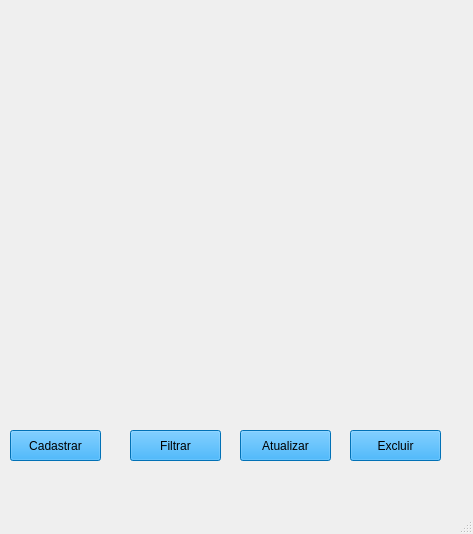
<?xml version="1.0" encoding="UTF-8"?>
<ui version="4.0">
 <class>MainWindow</class>
 <widget class="QMainWindow" name="MainWindow">
  <property name="geometry">
   <rect>
    <x>0</x>
    <y>0</y>
    <width>473</width>
    <height>534</height>
   </rect>
  </property>
  <property name="windowTitle">
   <string>MainWindow</string>
  </property>
  <widget class="QWidget" name="centralwidget">
   <widget class="QLabel" name="label">
    <property name="geometry">
     <rect>
      <x>-20</x>
      <y>-60</y>
      <width>801</width>
      <height>601</height>
     </rect>
    </property>
    <property name="text">
     <string/>
    </property>
    <property name="pixmap">
     <pixmap>../../../Projeto_final/projeto/seja bem vindo.png</pixmap>
    </property>
   </widget>
   <widget class="QPushButton" name="btn_cadastrar">
    <property name="geometry">
     <rect>
      <x>10</x>
      <y>430</y>
      <width>91</width>
      <height>31</height>
     </rect>
    </property>
    <property name="styleSheet">
     <string notr="true">background-color: rgb(2, 158, 255);</string>
    </property>
    <property name="text">
     <string>Cadastrar</string>
    </property>
   </widget>
   <widget class="QPushButton" name="btn_filtrar2">
    <property name="geometry">
     <rect>
      <x>130</x>
      <y>430</y>
      <width>91</width>
      <height>31</height>
     </rect>
    </property>
    <property name="styleSheet">
     <string notr="true">background-color: rgb(2, 158, 255);</string>
    </property>
    <property name="text">
     <string>Filtrar</string>
    </property>
   </widget>
   <widget class="QPushButton" name="btn_atualizar2">
    <property name="geometry">
     <rect>
      <x>240</x>
      <y>430</y>
      <width>91</width>
      <height>31</height>
     </rect>
    </property>
    <property name="styleSheet">
     <string notr="true">background-color: rgb(2, 158, 255);</string>
    </property>
    <property name="text">
     <string>Atualizar</string>
    </property>
   </widget>
   <widget class="QPushButton" name="btn_excluir2">
    <property name="geometry">
     <rect>
      <x>350</x>
      <y>430</y>
      <width>91</width>
      <height>31</height>
     </rect>
    </property>
    <property name="styleSheet">
     <string notr="true">background-color: rgb(2, 158, 255);</string>
    </property>
    <property name="text">
     <string>Excluir</string>
    </property>
   </widget>
   <widget class="QLabel" name="label_2">
    <property name="geometry">
     <rect>
      <x>-10</x>
      <y>2</y>
      <width>521</width>
      <height>491</height>
     </rect>
    </property>
    <property name="text">
     <string/>
    </property>
    <property name="pixmap">
     <pixmap>../../Downloads/seja bem vindo.png</pixmap>
    </property>
   </widget>
   <zorder>label_2</zorder>
   <zorder>label</zorder>
   <zorder>btn_cadastrar</zorder>
   <zorder>btn_filtrar2</zorder>
   <zorder>btn_atualizar2</zorder>
   <zorder>btn_excluir2</zorder>
  </widget>
  <widget class="QMenuBar" name="menubar">
   <property name="geometry">
    <rect>
     <x>0</x>
     <y>0</y>
     <width>473</width>
     <height>21</height>
    </rect>
   </property>
  </widget>
  <widget class="QStatusBar" name="statusbar"/>
 </widget>
 <resources/>
 <connections/>
</ui>
